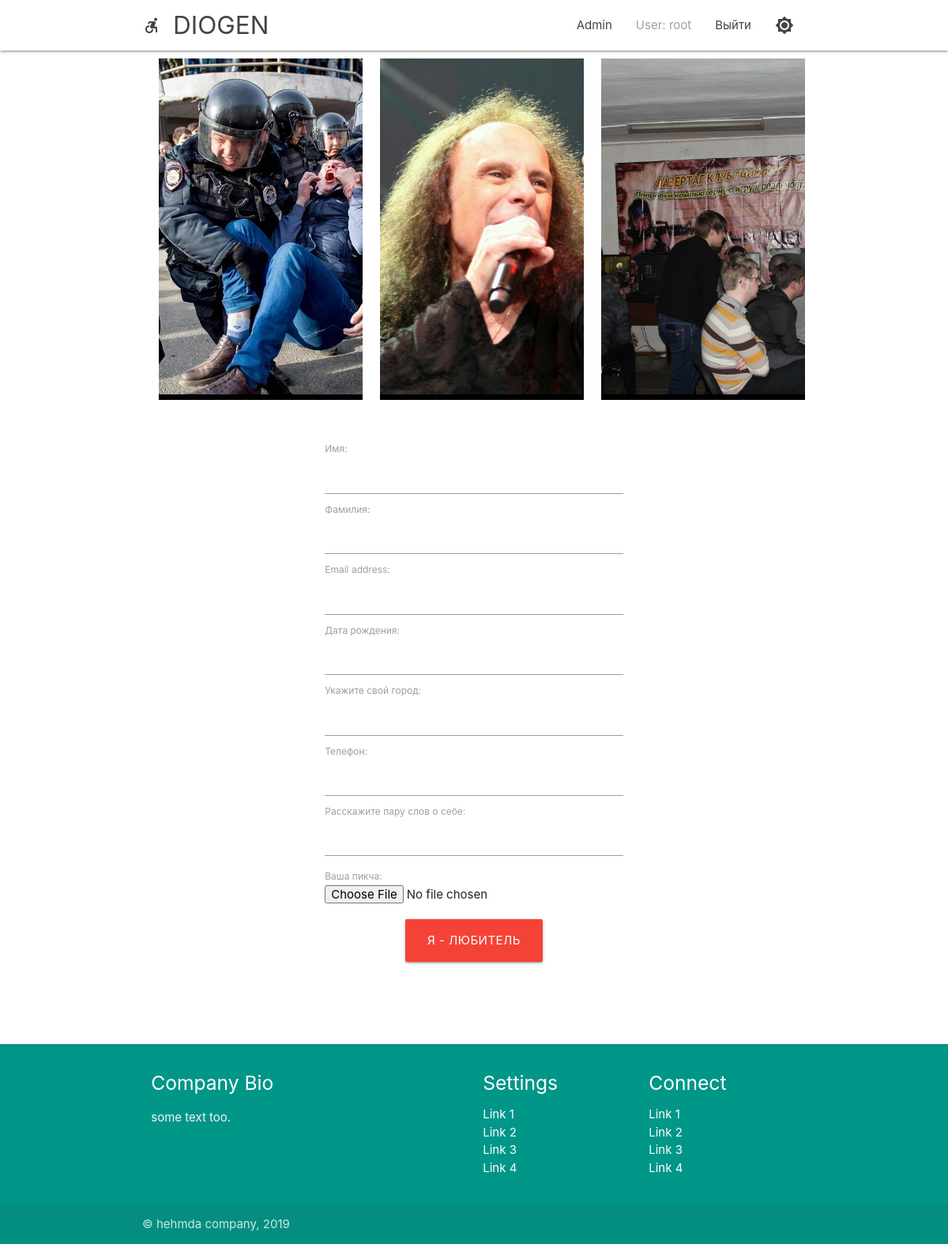
/reg/upd/ (signed in), run on an earlier commit of the app's database.
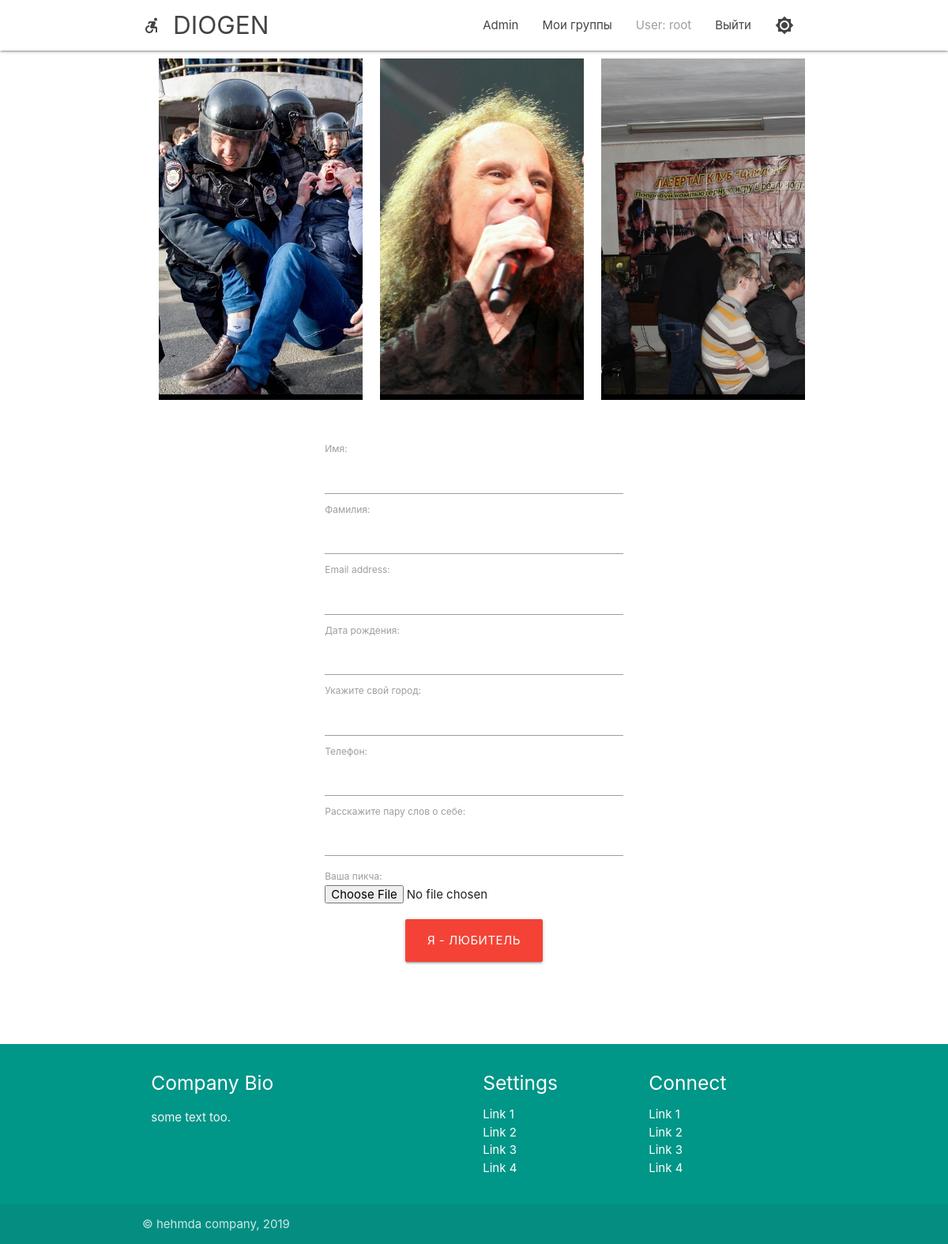
And on a later commit of the database.
### userApp/models.py (models this page shows)
class PersonProfile(models.Model):
    user = models.OneToOneField(User, on_delete=models.CASCADE, blank=False)
    adress=models.CharField(max_length=100,default='', blank=True)
    phone=models.CharField(max_length=20,default='', blank=True)
    description=models.TextField(default='',blank=True)
    image = models.FileField(upload_to = 'pic_folder/', default = 'pic_folder/None/no-img.jpg')
    spec=models.IntegerField(default=0) #0 - deg, 1 - mus, 2 - org
    birth_date=models.CharField(max_length=100, default='', blank=True)
    nickname=models.CharField(max_length=100,default='', blank=True)
    genres=models.CharField(max_length=100,default='', blank=True)
    instruments=models.CharField(max_length=200,default='', blank=True)
    soundcloud=models.CharField(max_length=100, default='', blank=True)
    company=models.CharField(max_length=100,default='', blank=True)
    followers = models.ManyToManyField('self', related_name='followed_by', symmetrical=False, blank=True)
    User.profile = property(lambda u: PersonProfile.objects.get_or_create(user=u)[0])

### userApp/views.py (the view, shortened to what this page needs)
# urls.py: path('reg/upd/', views.update_profile , name='update_profile'),
@transaction.atomic
@login_required
def update_profile(request): #апдейт при регистрации
    user_form = UserForm(request.POST, instance=request.user)
    profile_form = ProfileForm(request.POST, request.FILES, instance=request.user.profile)
    profile_form.user = get_object_or_404(User, pk=request.user.pk)
    return render(request, 'userApp/reg.html', {
    'user_form': user_form,
    'profile_form': profile_form,
    })

### userApp/forms.py
class UserForm(forms.ModelForm):
    class Meta:
        model = User
        fields = ('first_name', 'last_name', 'email')
        labels = {
            'first_name':'Имя',
            'last_name':'Фамилия',
        }
        required={
            'first_name':'True',
            'last_name':'True',
        }

class ProfileForm(forms.ModelForm):
    class Meta:
        model = PersonProfile
        fields = ('birth_date', 'adress', 'phone', 'description','image', 'nickname','genres', 'instruments', 'soundcloud', 'company')
        labels = {
            'birth_date': 'Дата рождения',
            'adress': 'Укажите свой город',
            'phone': 'Телефон',
            'description': 'Расскажите пару слов о себе',
            'nickname': 'Ваш творческий ник:',
            'genres': 'Жанры Вашего творчества',
            'instruments':'Инструменты которыми вы владете',
            'soundcloud':'Ссылка на soundcloud (опционально)',
            'image': 'Ваша пикча',
            'company':'Название вашей компании',
        }
        widgets = {
            'birth_date': forms.TextInput(attrs={'class':'datepicker'}),
            'image': forms.FileInput(attrs={'class': 'avatar'}),
            'description': forms.Textarea(attrs={'class':'materialize-textarea'})
        }
        initial = {
            'birth_date': ''
        }

### userApp/templates/userApp/reg.html (shortened to what this page needs)
{% extends "mainPage/wrapper.html" %}
{% load static %}
{% block page %}
<link href="{% static 'css/regchoice.css' %}" type="text/css" rel="stylesheet" media="screen,projection"/>
<link href="{% static 'css/regchoice.css' %}" type="text/css" rel="stylesheet" media="screen,projection"/>
<link rel="stylesheet" href="http://foliotek.github.io/Croppie/croppie.css" />
<body>
        <div class="container">
            <div class="row">
                    <div class="col s4 m4">
                            <figure class="snip1273 deg">
                                    <img src="{% static 'images/tolpa.png' %}" alt="sample72" />
                                    <a href="#"></a>
                                </figure>
                    </div>
                    <div class="col s4 m4">
                                <figure class="snip1273 mus">
                                    <img src="{% static 'images/dio.png' %}" alt="sample21" />
                                    <a href="#"></a>
                                </figure>
                    </div>
                    <div class="col s4 m4">
                            <figure class="snip1273 org">
                                    <img src="{% static 'images/pub.png' %}" alt="sample86"/>
                                    <a href="#"></a>
                                </figure>
                </div>
            </div>
        </div>
        <section class="container text">
                <div class="inner">
                        <div class="row flex flex-2 deg">
                                <div class="col col1 s3">
                                </div>
                            <div class="col col2 s6">
                                <form action="{% url 'update_profile' %}" method="post" enctype="multipart/form-data" >
                                        {% for field in user_form %}
                                        <div class="form-group">
                                                {{field.label_tag}}
                                                <div>{{field}}</div>
                                        </div>
                                        {% endfor %}
                                        <div>
                                        <div class="form-group">
                                                {{profile_form.birth_date.label_tag}}
                                                {{profile_form.birth_date}}
                                                {{profile_form.adress.label_tag}}
                                                {{profile_form.adress}}
                                                {{profile_form.phone.label_tag}}
                                                {{profile_form.phone}}
                                                {{profile_form.description.label_tag}}
                                                {{profile_form.description}}
                                                {{profile_form.image.label_tag}}
                                                {{profile_form.image}}
                                        </div>
                                        <div class="row center">
                                                <button class='btn-large red'>Я - любитель</button>
                                        </div>
                                </form>
                            </div>
                                <div class="col col1 s2">
                                </div>
                        </div>
                </div>
        </section>
</body>
{% endblock %}

### userApp/templates/mainPage/wrapper.html (shortened to what this page needs)
<!DOCTYPE html>
<html lang="en" style="height: 100%;">
<head>
  {% load static %}
  {% load staticfiles %}
  <link href="{% static 'css/materialize.css' %}" type="text/css" rel="stylesheet" media="screen,projection"/>
  <link href="{% static 'css/style.css' %}" type="text/css" rel="stylesheet" media="screen,projection"/>
</head>
<body>
  {% block header %}
  <body style="display: flex; flex-direction: column; height: 100%;">
      <nav class="white" role="navigation" style="flex: 0 0 auto;">
          <div class="nav-wrapper container ">
            {% if user.is_authenticated %}
            <a id="logo-container" href="/feed/" class="brand-logo">
                <i class="material-icons">accessible_forward</i>
              </i> DIOGEN</a>
            <ul class="right hide-on-med-and-down">
            {% else %}
            <a id="logo-container" href="/" class="brand-logo">
                <i class="material-icons">accessible_forward</i>
              </i> DIOGEN</a>
            <ul class="right hide-on-med-and-down">
            {% endif %}
            {% if request.user.is_superuser %}
            <li><a href="/admin/">Admin</a></li>
            {% endif %}
            {% if user.is_authenticated and user.profile.nickname != '' %}
            <li><a href={% url 'mygroups' %}>Мои группы</a></li>
            {% endif %}
            {% if user.is_authenticated %}
              <li><a class="grey-text" href={% url 'UserUpdate' pk=user.personprofile.pk %}>User: {{ user.get_username }}</a></li>
              <li><a href="{% url 'logout'%}?next=/">Выйти</a></li>
              <li>
                <form id="" action={% url 'UserUpdate' pk=user.personprofile.pk %}>
                  <a id="logo-container" href={% url 'UserUpdate' pk=user.personprofile.pk %}><i class="material-icons">brightness_7</i></a></li>
            {% endif %}
              </ul>
          </div>
      </nav>
  </body>
  <div class='content' style="flex: 1 0 auto;">
  {% endblock %}
  {% block page %}
  {% endblock %}
  {% block footer %}
  </div>
  <footer class="page-footer teal" style="flex: 0 0 auto;">
    <div class="container">
    <div class="row">
    <div class="col l6 s12">
    <h5 class="white-text">Company Bio</h5>
    <p class="grey-text text-lighten-4">some text too.</p>
    </div>
    <div class="col l3 s12">
    <h5 class="white-text">Settings</h5>
    <ul>
    <li><a class="white-text" href="#!">Link 1</a></li>
    <li><a class="white-text" href="#!">Link 2</a></li>
    <li><a class="white-text" href="#!">Link 3</a></li>
    <li><a class="white-text" href="#!">Link 4</a></li>
    </ul>
    </div>
    <div class="col l3 s12">
    <h5 class="white-text">Connect</h5>
    <ul>
    <li><a class="white-text" href="#!">Link 1</a></li>
    <li><a class="white-text" href="#!">Link 2</a></li>
    <li><a class="white-text" href="#!">Link 3</a></li>
    <li><a class="white-text" href="#!">Link 4</a></li>
    </ul>
    </div>
    </div>
    </div>
    <div class="footer-copyright">
    <div class="container">
    &copy; hehmda company,  {% now "Y" %}
    </div>
    </div>
    </footer>
  {% endblock %}
  </body>
</html>

### userApp/static/css/style.css (style rules this page uses)
nav ul a, nav .brand-logo { color: #444; }
p { line-height: 2rem; }
footer.page-footer { margin: 0; }

### userApp/static/css/regchoice.css (style rules this page uses)
.snip1273 { font-family: 'Raleway', Arial, sans-serif; position: relative; margin: 10px; width: 100%; color: #ffffff; text-align: left; background-color: #000000; font-size: 16px; }
.snip1273 * { -webkit-box-sizing: border-box; box-sizing: border-box; -webkit-transition: all 0.4s ease-in; transition: all 0.4s tease-in; }
.snip1273 img { position: relative; max-width: 100%; vertical-align: center; }
.snip1273 a { position: absolute; top: 0; bottom: 0; right: 0; left: 0; z-index: 1; }
.snip1273:before, .snip1273:after, .snip1273 figcaption:before, .snip1273 figcaption:after { position: absolute; content: ''; background-color: #ffffff; z-index: 1; -webkit-transition: all 0.4s ease-in; transition: all 0.4s ease-in; opacity: 0.8; }
.snip1273:before, .snip1273:after { height: 1px; width: 0%; }
.snip1273:before { top: 0; left: 0; }
.snip1273:after { bottom: 0; right: 0; }
.container.text { margin-top: 20px; margin-bottom: 20px; padding: 20px; }

What changed in the data, as far as the page shows it:
changed PersonProfile: nickname empty → "вфывф" (drawn)
Also different on the page:
text now shown: "Мои группы"
